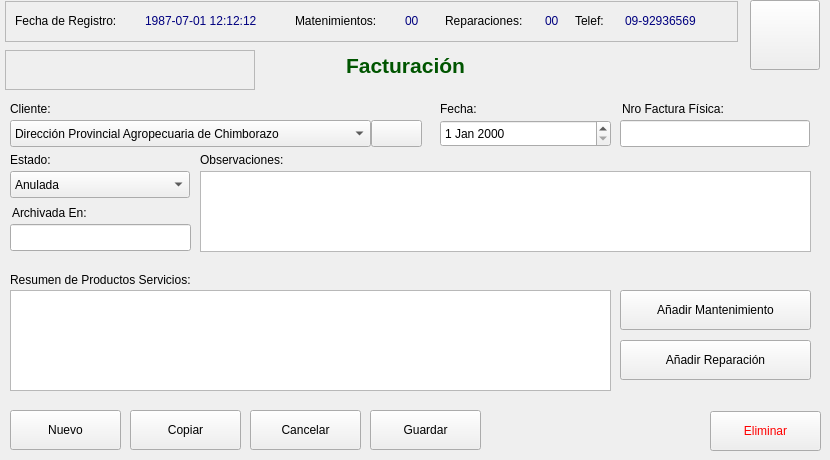
    <widget class="QWidget" name="tab_form">
     <attribute name="icon">
      <iconset resource="polaris.qrc">
       <normaloff>:/Icons/icons/text_block.png</normaloff>:/Icons/icons/text_block.png</iconset>
     </attribute>
     <attribute name="title">
      <string>Facturas</string>
     </attribute>
     <widget class="QFrame" name="frame">
      <property name="geometry">
       <rect>
        <x>5</x>
        <y>1</y>
        <width>733</width>
        <height>41</height>
       </rect>
      </property>
      <property name="frameShape">
       <enum>QFrame::StyledPanel</enum>
      </property>
      <property name="frameShadow">
       <enum>QFrame::Raised</enum>
      </property>
      <widget class="QLabel" name="lbl_mantenimientoa">
       <property name="geometry">
        <rect>
         <x>290</x>
         <y>10</y>
         <width>110</width>
         <height>20</height>
        </rect>
       </property>
       <property name="text">
        <string>Matenimientos:</string>
       </property>
      </widget>
      <widget class="QLabel" name="lbl_fecha_registroa">
       <property name="geometry">
        <rect>
         <x>10</x>
         <y>10</y>
         <width>131</width>
         <height>20</height>
        </rect>
       </property>
       <property name="text">
        <string>Fecha de Registro:</string>
       </property>
      </widget>
      <widget class="QLabel" name="lbl_fecha_registrob">
       <property name="geometry">
        <rect>
         <x>140</x>
         <y>10</y>
         <width>151</width>
         <height>20</height>
        </rect>
       </property>
       <property name="toolTip">
        <string>Fecha de Registro en el sistema</string>
       </property>
       <property name="text">
        <string>&lt;html&gt;&lt;head/&gt;&lt;body&gt;&lt;p&gt;&lt;span style=&quot; color:#00007f;&quot;&gt;1987-07-01 12:12:12&lt;/span&gt;&lt;/p&gt;&lt;/body&gt;&lt;/html&gt;</string>
       </property>
      </widget>
      <widget class="QLabel" name="lbl_reparacionesa">
       <property name="geometry">
        <rect>
         <x>440</x>
         <y>10</y>
         <width>100</width>
         <height>20</height>
        </rect>
       </property>
       <property name="text">
        <string>Reparaciones:</string>
       </property>
      </widget>
      <widget class="QLabel" name="lbl_mantenimientob">
       <property name="geometry">
        <rect>
         <x>400</x>
         <y>10</y>
         <width>21</width>
         <height>20</height>
        </rect>
       </property>
       <property name="toolTip">
        <string>Numero de mantenimientos</string>
       </property>
       <property name="text">
        <string>&lt;html&gt;&lt;head/&gt;&lt;body&gt;&lt;p&gt;&lt;span style=&quot; color:#00007f;&quot;&gt;00&lt;/span&gt;&lt;/p&gt;&lt;/body&gt;&lt;/html&gt;</string>
       </property>
      </widget>
      <widget class="QLabel" name="lbl_reparacionesb">
       <property name="geometry">
        <rect>
         <x>540</x>
         <y>10</y>
         <width>21</width>
         <height>20</height>
        </rect>
       </property>
       <property name="toolTip">
        <string>Numero de reparaciones</string>
       </property>
       <property name="text">
        <string>&lt;html&gt;&lt;head/&gt;&lt;body&gt;&lt;p&gt;&lt;span style=&quot; color:#00007f;&quot;&gt;00&lt;/span&gt;&lt;/p&gt;&lt;/body&gt;&lt;/html&gt;</string>
       </property>
      </widget>
      <widget class="QLabel" name="lbl_telefonob">
       <property name="geometry">
        <rect>
         <x>620</x>
         <y>10</y>
         <width>100</width>
         <height>20</height>
        </rect>
       </property>
       <property name="toolTip">
        <string>Telefono</string>
       </property>
       <property name="text">
        <string>&lt;html&gt;&lt;head/&gt;&lt;body&gt;&lt;p&gt;&lt;span style=&quot; color:#00007f;&quot;&gt;09-92936569&lt;/span&gt;&lt;/p&gt;&lt;/body&gt;&lt;/html&gt;</string>
       </property>
      </widget>
      <widget class="QLabel" name="lbl_telefonoa">
       <property name="geometry">
        <rect>
         <x>570</x>
         <y>10</y>
         <width>71</width>
         <height>20</height>
        </rect>
       </property>
       <property name="text">
        <string>Telef:</string>
       </property>
      </widget>
     </widget>
     <widget class="QPushButton" name="btn_guardar">
      <property name="geometry">
       <rect>
        <x>370</x>
        <y>410</y>
        <width>111</width>
        <height>40</height>
       </rect>
      </property>
      <property name="text">
       <string>Guardar</string>
      </property>
      <property name="icon">
       <iconset resource="polaris.qrc">
        <normaloff>:/Icons/icons/filesave.png</normaloff>:/Icons/icons/filesave.png</iconset>
      </property>
     </widget>
     <widget class="QPushButton" name="btn_cancelar">
      <property name="geometry">
       <rect>
        <x>250</x>
        <y>410</y>
        <width>111</width>
        <height>40</height>
       </rect>
      </property>
      <property name="text">
       <string>Cancelar</string>
      </property>
      <property name="icon">
       <iconset>
        <normaloff>:/Icons/icons/button_cancel.png</normaloff>
        <normalon>:/Icons/icons/mail_delete.png</normalon>:/Icons/icons/button_cancel.png</iconset>
      </property>
     </widget>
     <widget class="QPushButton" name="btn_copiar">
      <property name="geometry">
       <rect>
        <x>130</x>
        <y>410</y>
        <width>111</width>
        <height>40</height>
       </rect>
      </property>
      <property name="text">
       <string>Copiar</string>
      </property>
      <property name="icon">
       <iconset>
        <normaloff>:/Icons/icons/document_multiple.png</normaloff>
        <normalon>:/Icons/icons/editpaste.png</normalon>:/Icons/icons/document_multiple.png</iconset>
      </property>
     </widget>
     <widget class="QPushButton" name="btn_nuevo">
      <property name="geometry">
       <rect>
        <x>10</x>
        <y>410</y>
        <width>111</width>
        <height>40</height>
       </rect>
      </property>
      <property name="text">
       <string>Nuevo</string>
      </property>
      <property name="icon">
       <iconset>
        <normalon>:/Icons/icons/filenew.png</normalon>
       </iconset>
      </property>
     </widget>
     <widget class="QPushButton" name="btn_home">
      <property name="geometry">
       <rect>
        <x>750</x>
        <y>0</y>
        <width>70</width>
        <height>70</height>
       </rect>
      </property>
      <property name="toolTip">
       <string>Regreasar al Panel de Control</string>
      </property>
      <property name="text">
       <string/>
      </property>
      <property name="icon">
       <iconset>
        <normalon>:/Icons/icons/folder_home2.png</normalon>
       </iconset>
      </property>
      <property name="iconSize">
       <size>
        <width>56</width>
        <height>56</height>
       </size>
      </property>
     </widget>
     <widget class="QPushButton" name="btn_primero">
      <property name="geometry">
       <rect>
        <x>17</x>
        <y>50</y>
        <width>41</width>
        <height>41</height>
       </rect>
      </property>
      <property name="toolTip">
       <string comment="Primer Registro">&lt;html&gt;&lt;head/&gt;&lt;body&gt;&lt;p&gt;Primer Registro&lt;/p&gt;&lt;/body&gt;&lt;/html&gt;</string>
      </property>
      <property name="text">
       <string/>
      </property>
      <property name="icon">
       <iconset>
        <normalon>:/Icons/icons/start.png</normalon>
       </iconset>
      </property>
      <property name="iconSize">
       <size>
        <width>32</width>
        <height>32</height>
       </size>
      </property>
      <property name="autoDefault">
       <bool>false</bool>
      </property>
      <property name="default">
       <bool>false</bool>
      </property>
      <property name="flat">
       <bool>true</bool>
      </property>
     </widget>
     <widget class="QPushButton" name="btn_anterior">
      <property name="geometry">
       <rect>
        <x>67</x>
        <y>50</y>
        <width>41</width>
        <height>41</height>
       </rect>
      </property>
      <property name="toolTip">
       <string>&lt;html&gt;&lt;head/&gt;&lt;body&gt;&lt;p&gt;Registro Anterior&lt;/p&gt;&lt;/body&gt;&lt;/html&gt;</string>
      </property>
      <property name="text">
       <string/>
      </property>
      <property name="icon">
       <iconset>
        <normalon>:/Icons/icons/previous.png</normalon>
       </iconset>
      </property>
      <property name="iconSize">
       <size>
        <width>32</width>
        <height>32</height>
       </size>
      </property>
      <property name="autoDefault">
       <bool>false</bool>
      </property>
      <property name="default">
       <bool>false</bool>
      </property>
      <property name="flat">
       <bool>true</bool>
      </property>
     </widget>
     <widget class="QPushButton" name="btn_siguiente">
      <property name="geometry">
       <rect>
        <x>157</x>
        <y>50</y>
        <width>41</width>
        <height>41</height>
       </rect>
      </property>
      <property name="toolTip">
       <string>&lt;html&gt;&lt;head/&gt;&lt;body&gt;&lt;p&gt;Siguiente Registro&lt;/p&gt;&lt;/body&gt;&lt;/html&gt;</string>
      </property>
      <property name="text">
       <string/>
      </property>
      <property name="icon">
       <iconset>
        <normalon>:/Icons/icons/forward.png</normalon>
       </iconset>
      </property>
      <property name="iconSize">
       <size>
        <width>32</width>
        <height>32</height>
       </size>
      </property>
      <property name="autoDefault">
       <bool>false</bool>
      </property>
      <property name="default">
       <bool>false</bool>
      </property>
      <property name="flat">
       <bool>true</bool>
      </property>
     </widget>
     <widget class="QPushButton" name="btn_ultimo">
      <property name="geometry">
       <rect>
        <x>207</x>
        <y>50</y>
        <width>41</width>
        <height>41</height>
       </rect>
      </property>
      <property name="toolTip">
       <string>Último Registro</string>
      </property>
      <property name="text">
       <string/>
      </property>
      <property name="icon">
       <iconset>
        <normalon>:/Icons/icons/finish.png</normalon>
       </iconset>
      </property>
      <property name="iconSize">
       <size>
        <width>32</width>
        <height>32</height>
       </size>
      </property>
      <property name="autoDefault">
       <bool>false</bool>
      </property>
      <property name="default">
       <bool>false</bool>
      </property>
      <property name="flat">
       <bool>true</bool>
      </property>
     </widget>
     <widget class="QPushButton" name="btn_recargar">
      <property name="geometry">
       <rect>
        <x>117</x>
        <y>50</y>
        <width>41</width>
        <height>41</height>
       </rect>
      </property>
      <property name="toolTip">
       <string>Recargar</string>
      </property>
      <property name="text">
       <string/>
      </property>
      <property name="icon">
       <iconset>
        <normalon>:/Icons/icons/reload.png</normalon>
       </iconset>
      </property>
      <property name="iconSize">
       <size>
        <width>40</width>
        <height>40</height>
       </size>
      </property>
      <property name="autoDefault">
       <bool>false</bool>
      </property>
      <property name="default">
       <bool>false</bool>
      </property>
      <property name="flat">
       <bool>true</bool>
      </property>
     </widget>
     <widget class="QFrame" name="frame_2">
      <property name="geometry">
       <rect>
        <x>5</x>
        <y>50</y>
        <width>250</width>
        <height>40</height>
       </rect>
      </property>
      <property name="frameShape">
       <enum>QFrame::StyledPanel</enum>
      </property>
      <property name="frameShadow">
       <enum>QFrame::Raised</enum>
      </property>
     </widget>
     <widget class="QPushButton" name="btn_eliminar">
      <property name="geometry">
       <rect>
        <x>710</x>
        <y>411</y>
        <width>111</width>
        <height>40</height>
       </rect>
      </property>
      <property name="styleSheet">
       <string notr="true">color: rgb(255, 0, 0);

</string>
      </property>
      <property name="text">
       <string>Eliminar</string>
      </property>
      <property name="icon">
       <iconset>
        <normaloff>:/Icons/icons/button_cancel.png</normaloff>
        <normalon>:/Icons/icons/user_trash.png</normalon>:/Icons/icons/button_cancel.png</iconset>
      </property>
     </widget>
     <widget class="QDateEdit" name="cmb_fecha_de_compra">
      <property name="geometry">
       <rect>
        <x>440</x>
        <y>120</y>
        <width>171</width>
        <height>27</height>
       </rect>
      </property>
      <property name="toolTip">
       <string>Ingresar fecha de compra</string>
      </property>
     </widget>
     <widget class="QLabel" name="lbl_fecha_de_compra">
      <property name="geometry">
       <rect>
        <x>440</x>
        <y>100</y>
        <width>101</width>
        <height>17</height>
       </rect>
      </property>
      <property name="text">
       <string>Fecha:</string>
      </property>
      <property name="buddy">
       <cstring>cmb_fecha_de_compra</cstring>
      </property>
     </widget>
     <widget class="QLabel" name="lbl_nro_motor">
      <property name="geometry">
       <rect>
        <x>12</x>
        <y>204</y>
        <width>91</width>
        <height>17</height>
       </rect>
      </property>
      <property name="text">
       <string>Archivada En:</string>
      </property>
     </widget>
     <widget class="QLineEdit" name="txt_nro_motor">
      <property name="geometry">
       <rect>
        <x>10</x>
        <y>224</y>
        <width>181</width>
        <height>27</height>
       </rect>
      </property>
      <property name="toolTip">
       <string>Ingresar numero de motor</string>
      </property>
      <property name="text">
       <string/>
      </property>
     </widget>
     <widget class="QPlainTextEdit" name="rtxt_observaciones">
      <property name="geometry">
       <rect>
        <x>200</x>
        <y>171</y>
        <width>611</width>
        <height>81</height>
       </rect>
      </property>
      <property name="toolTip">
       <string>Ingresar observaciones</string>
      </property>
     </widget>
     <widget class="QLabel" name="lbl_observaciones">
      <property name="geometry">
       <rect>
        <x>200</x>
        <y>151</y>
        <width>100</width>
        <height>17</height>
       </rect>
      </property>
      <property name="text">
       <string>Observaciones:</string>
      </property>
     </widget>
     <widget class="QComboBox" name="cmb_cliente">
      <property name="geometry">
       <rect>
        <x>10</x>
        <y>120</y>
        <width>361</width>
        <height>27</height>
       </rect>
      </property>
      <property name="toolTip">
       <string>Clientes</string>
      </property>
      <item>
       <property name="text">
        <string>Dirección Provincial Agropecuaria de Chimborazo</string>
       </property>
      </item>
     </widget>
     <widget class="QLabel" name="lbl_cliente">
      <property name="geometry">
       <rect>
        <x>10</x>
        <y>100</y>
        <width>81</width>
        <height>17</height>
       </rect>
      </property>
      <property name="text">
       <string>Cliente:</string>
      </property>
     </widget>
     <widget class="QLabel" name="lbl_vehicul_polaris">
      <property name="geometry">
       <rect>
        <x>310</x>
        <y>50</y>
        <width>191</width>
        <height>31</height>
       </rect>
      </property>
      <property name="toolTip">
       <string/>
      </property>
      <property name="text">
       <string>&lt;html&gt;&lt;head/&gt;&lt;body&gt;&lt;p align=&quot;center&quot;&gt;&lt;span style=&quot; font-size:16pt; font-weight:600; color:#005500;&quot;&gt;Facturación&lt;/span&gt;&lt;/p&gt;&lt;/body&gt;&lt;/html&gt;</string>
      </property>
     </widget>
     <widget class="QComboBox" name="cmb_contacto">
      <property name="geometry">
       <rect>
        <x>10</x>
        <y>171</y>
        <width>180</width>
        <height>27</height>
       </rect>
      </property>
      <property name="toolTip">
       <string>Contactos</string>
      </property>
      <item>
       <property name="text">
        <string>Anulada</string>
       </property>
      </item>
      <item>
       <property name="text">
        <string>Extraviada</string>
       </property>
      </item>
      <item>
       <property name="text">
        <string>Pendiente de Pago</string>
       </property>
      </item>
      <item>
       <property name="text">
        <string>Pagada</string>
       </property>
      </item>
      <item>
       <property name="text">
        <string>Emitida</string>
       </property>
      </item>
     </widget>
     <widget class="QLabel" name="lbl_cliente_2">
      <property name="geometry">
       <rect>
        <x>10</x>
        <y>151</y>
        <width>81</width>
        <height>17</height>
       </rect>
      </property>
      <property name="text">
       <string>Estado:</string>
      </property>
     </widget>
     <widget class="QPushButton" name="btn_buscar_cliente">
      <property name="geometry">
       <rect>
        <x>371</x>
        <y>120</y>
        <width>51</width>
        <height>27</height>
       </rect>
      </property>
      <property name="toolTip">
       <string>Ver o buscar un cliente</string>
      </property>
      <property name="text">
       <string/>
      </property>
      <property name="icon">
       <iconset resource="polaris.qrc">
        <normaloff>:/Icons/icons/search_user.png</normaloff>:/Icons/icons/search_user.png</iconset>
      </property>
     </widget>
     <widget class="QLabel" name="lbl_nro_motor_3">
      <property name="geometry">
       <rect>
        <x>622</x>
        <y>100</y>
        <width>130</width>
        <height>17</height>
       </rect>
      </property>
      <property name="text">
       <string>Nro Factura Física:</string>
      </property>
     </widget>
     <widget class="QLineEdit" name="txt_nro_motor_3">
      <property name="geometry">
       <rect>
        <x>620</x>
        <y>120</y>
        <width>190</width>
        <height>27</height>
       </rect>
      </property>
      <property name="toolTip">
       <string>Ingresar numero de motor</string>
      </property>
      <property name="text">
       <string/>
      </property>
     </widget>
     <widget class="QLabel" name="lbl_horas_de_trabajoa">
      <property name="geometry">
       <rect>
        <x>10</x>
        <y>270</y>
        <width>261</width>
        <height>20</height>
       </rect>
      </property>
      <property name="text">
       <string>Resumen de Productos Servicios:</string>
      </property>
     </widget>
     <widget class="QTableView" name="tableView">
      <property name="geometry">
       <rect>
        <x>10</x>
        <y>290</y>
        <width>601</width>
        <height>101</height>
       </rect>
      </property>
     </widget>
     <widget class="QPushButton" name="btn_monstrar_14">
      <property name="geometry">
       <rect>
        <x>620</x>
        <y>340</y>
        <width>191</width>
        <height>40</height>
       </rect>
      </property>
      <property name="text">
       <string>Añadir Reparación</string>
      </property>
      <property name="icon">
       <iconset resource="polaris.qrc">
        <normaloff>:/Icons/icons/add.png</normaloff>:/Icons/icons/add.png</iconset>
      </property>
     </widget>
     <widget class="QPushButton" name="btn_monstrar_15">
      <property name="geometry">
       <rect>
        <x>620</x>
        <y>290</y>
        <width>191</width>
        <height>40</height>
       </rect>
      </property>
      <property name="text">
       <string>Añadir Mantenimiento</string>
      </property>
      <property name="icon">
       <iconset resource="polaris.qrc">
        <normaloff>:/Icons/icons/add.png</normaloff>:/Icons/icons/add.png</iconset>
      </property>
     </widget>
     <zorder>frame_2</zorder>
     <zorder>frame</zorder>
     <zorder>btn_guardar</zorder>
     <zorder>btn_cancelar</zorder>
     <zorder>btn_copiar</zorder>
     <zorder>btn_nuevo</zorder>
     <zorder>btn_home</zorder>
     <zorder>btn_primero</zorder>
     <zorder>btn_anterior</zorder>
     <zorder>btn_siguiente</zorder>
     <zorder>btn_ultimo</zorder>
     <zorder>btn_recargar</zorder>
     <zorder>btn_eliminar</zorder>
     <zorder>cmb_fecha_de_compra</zorder>
     <zorder>lbl_fecha_de_compra</zorder>
     <zorder>lbl_nro_motor</zorder>
     <zorder>txt_nro_motor</zorder>
     <zorder>rtxt_observaciones</zorder>
     <zorder>lbl_observaciones</zorder>
     <zorder>cmb_cliente</zorder>
     <zorder>lbl_cliente</zorder>
     <zorder>lbl_vehicul_polaris</zorder>
     <zorder>cmb_contacto</zorder>
     <zorder>lbl_cliente_2</zorder>
     <zorder>btn_buscar_cliente</zorder>
     <zorder>lbl_nro_motor_3</zorder>
     <zorder>txt_nro_motor_3</zorder>
     <zorder>lbl_horas_de_trabajoa</zorder>
     <zorder>tableView</zorder>
     <zorder>btn_monstrar_14</zorder>
     <zorder>btn_monstrar_15</zorder>
    </widget>
